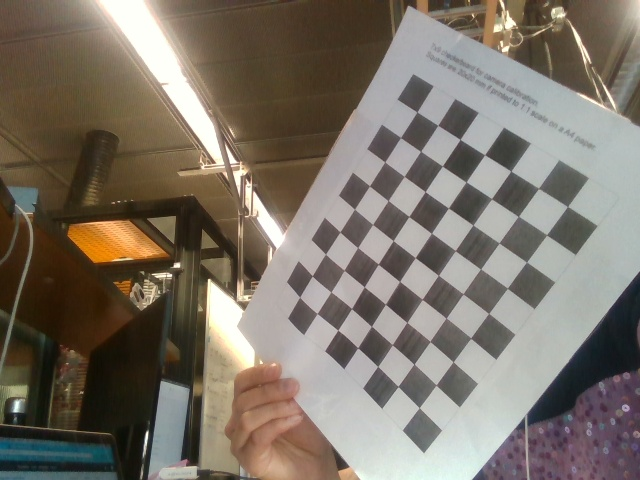
#> input picture IntelRealSense/checkerboard/master_1.jpg, 640 x 480 px; its folder holds only this picture in this run
$ jupyter execute --allow-errors 'checkerboard calibration.ipynb'   (shell and % lines are left out)
#> lines starting #> are read from the running program, lines starting #| are printed output that depends on the picture; after the words box and inside, x2 and y2 are one past the last pixel; in counts of white or black regions, pixels touching at a corner belong together
[cell 1]
import pyrealsense2 as rs
import matplotlib as plt
import cv2
import logging
import numpy as np
import time
import argparse
import glob

#> (a cell that did not finish here is left out)

#> (a cell that did not finish here is left out)

[cell 4]
#calculate extrinsic and intrinsic params from above checkerboards
#currently for camera1
criteria = (cv2.TERM_CRITERIA_EPS + cv2.TERM_CRITERIA_MAX_ITER, 30, 0.001)
#prepare object points
objp = np.zeros((7*9,3),np.float32)
objp[:,:2] = np.mgrid[0:7,0:9].T.reshape(-1,2)

#arrays to store object points and image points from all images
objpoints = []
masterimgpoints = []

path = '/home/alissa/IntelRealSense/checkerboard/'
images = glob.glob(path + '/master_*.jpg')

for fname in images:
    img = cv2.imread(fname)
#> img is the input picture: shape (480, 640, 3); mean B, G, R 103.9, 114.9, 123.6
    gray = cv2.cvtColor(img, cv2.COLOR_BGR2GRAY)
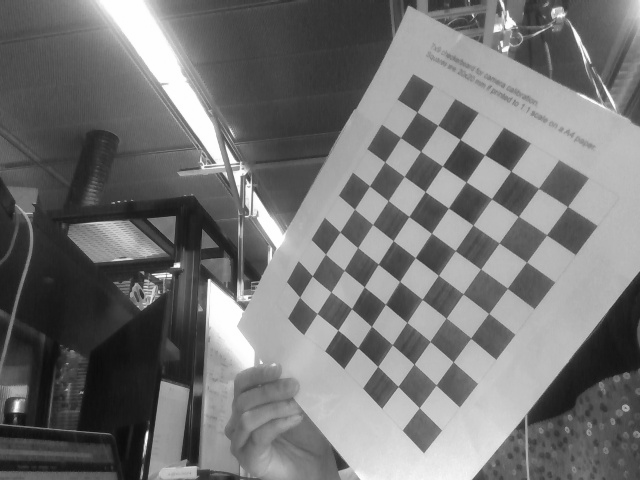
#> gray: shape (480, 640); min 12, max 255, mean 116.3
    #find chessboard corners
    ret, corners = cv2.findChessboardCorners(gray, (7,9),None)
#> ret = True; corners = 63 rows, first 8: [416.9, 111.9], [437.7, 125.4], [460.1, 139.4], [485, 154.4], [511, 171], [538.5, 188.2], [567.7, 206.5], [400.7, 137.5]
    #if found add object points, image points
    if ret == True:
        objpoints.append(objp)
        corners2 = cv2.cornerSubPix(gray, corners, (11,11),(-1,-1), criteria)
#> corners2 = 63 rows, first 8: [416.9, 112], [437.8, 125.3], [460.1, 139.4], [484.6, 154.8], [510.9, 171], [538.5, 188.4], [567.5, 206.5], [400.5, 137.5]
        masterimgpoints.append(corners2)
        #draw and display the corners
        img = cv2.drawChessboardCorners(img, (7,9), corners2, ret)
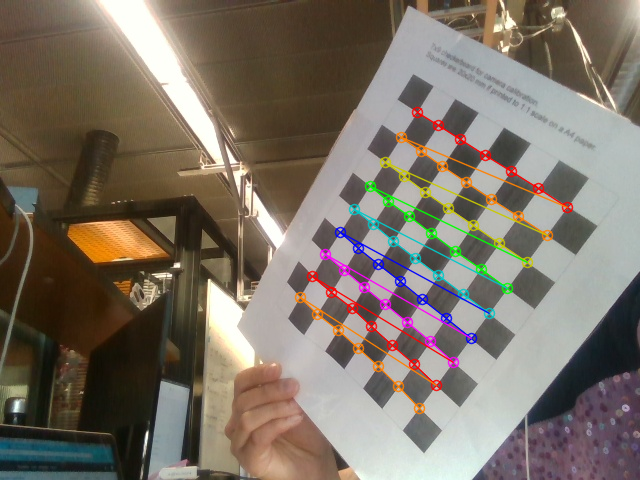
#> img: shape (480, 640, 3); 4% of pixels changed, all inside (x1, y1, x2, y2) = (294, 106, 574, 415)
        cv2.imshow('img', img)
        cv2.waitKey(500)
cv2.destroyAllWindows()

[cell 5]
#returns camera matrix, distortion coefficients, rotation, and translation vectors
ret1, mtx1, dist1, rvecs1, tvecs1 = cv2.calibrateCamera(objpoints, masterimgpoints, gray.shape[::-1], None, None)
#> ret1 = 0.801; mtx1 = [[1016.3, 0, 322.3], [0, 895.3, 216.5], [0, 0, 1]]; dist1 = [[-0.181, 7.84, -2.25e-05, 0.11, -118.6]]; rvecs1 = ([0.164, 0.756, 0.58],); tvecs1 = ([2.74, -3.6, 31.24],)

[cell 6]
#calculate extrinsic and intrinsic params from above checkerboards
#currently for one camera
criteria = (cv2.TERM_CRITERIA_EPS + cv2.TERM_CRITERIA_MAX_ITER, 30, 0.001)
#prepare object points
objp = np.zeros((7*9,3),np.float32)
objp[:,:2] = np.mgrid[0:7,0:9].T.reshape(-1,2)

#arrays to store object points and image points from all images
objpoints = []
slaveimgpoints = []

path = '/home/alissa/IntelRealSense/checkerboard/'
images = glob.glob(path + '/slave_*.jpg')

for fname in images:
    img = cv2.imread(fname)
    gray = cv2.cvtColor(img, cv2.COLOR_BGR2GRAY)
    #find chessboard corners
    ret, corners = cv2.findChessboardCorners(gray, (7,9),None)
    #if found add object points, image points
    if ret == True:
        objpoints.append(objp)
        corners2 = cv2.cornerSubPix(gray, corners, (11,11),(-1,-1), criteria)
        slaveimgpoints.append(corners2)
        #draw and display the corners
        img = cv2.drawChessboardCorners(img, (7,9), corners2, ret)
        cv2.imshow('img', img)
        cv2.waitKey(500)
cv2.destroyAllWindows()

#> (a cell that did not finish here is left out)

[cell 8]
gray.shape[::-1]
#> Out = (640, 480)

#> (a cell that did not finish here is left out)

[cell 10]
mtx1
#> Out = [[1016.3, 0, 322.3], [0, 895.3, 216.5], [0, 0, 1]]

$ run again, on IntelRealSense/checkerboard/master_2.jpg
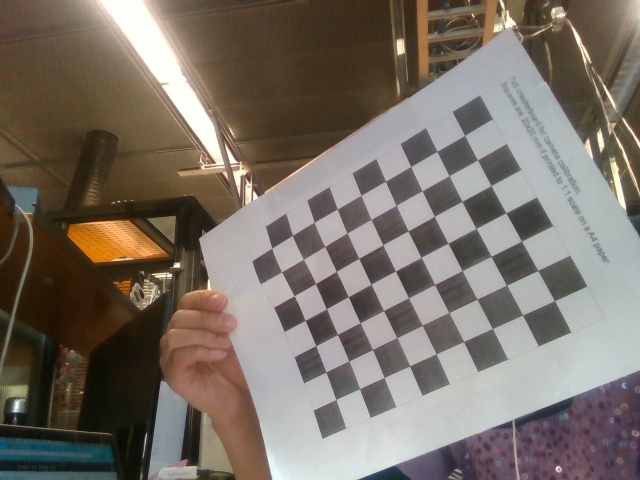
#> input picture IntelRealSense/checkerboard/master_2.jpg, 640 x 480 px
#> img is the input picture: shape (480, 640, 3); mean B, G, R 103, 112.3, 121.5
#> `gray = cv2.cvtColor(img, cv2.COLOR_BGR2GRAY)`:
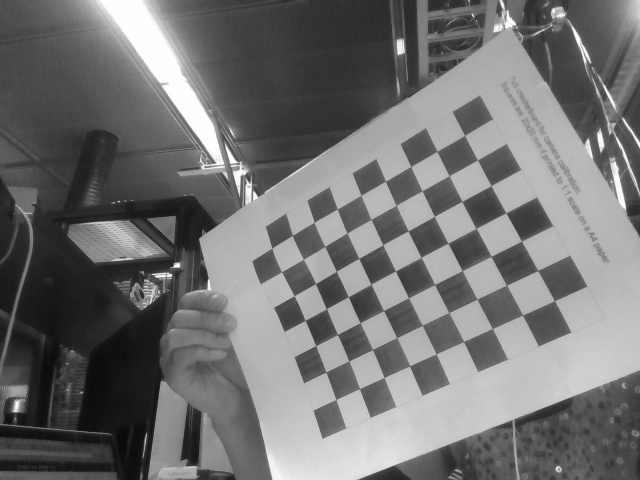
#> gray: shape (480, 640); min 9, max 255, mean 114
#> ret = True; corners = 63 rows, first 8: [464.8, 135.1], [477.6, 159.7], [491.1, 185.3], [506, 212.6], [521.9, 240.7], [538, 270.5], [554.6, 300.7], [437.2, 151.3]
#> corners2 = 63 rows, first 8: [464.6, 135.4], [477.5, 160], [491.1, 185.6], [505.8, 212.8], [521.6, 241], [537.7, 270.4], [554.5, 300.7], [436.9, 151.4]
#> `img = cv2.drawChessboardCorners(img, (7,9), corners2, ret)`:
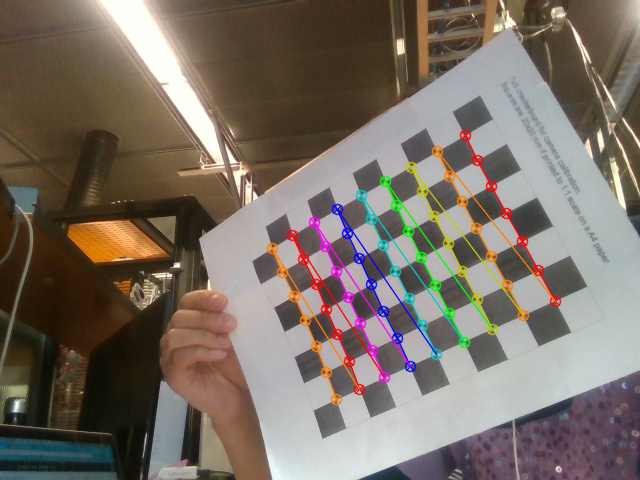
#> img: shape (480, 640, 3); 4.2% of pixels changed, all inside (x1, y1, x2, y2) = (266, 129, 562, 406)
#> ret1 = 0.78; mtx1 = [[1600.7, 0, 305.8], [0, 1158.9, 262.8], [0, 0, 1]]; dist1 = [[-1.11, 90.66, 0.0608, 0.123, -2127.7]]; rvecs1 = ([0.466, 0.81, 1.03],); tvecs1 = ([3.64, -4.24, 38.09],)
#> `mtx1`: Out has the same summary as mtx1

$ run again, on IntelRealSense/checkerboard/master_3.jpg
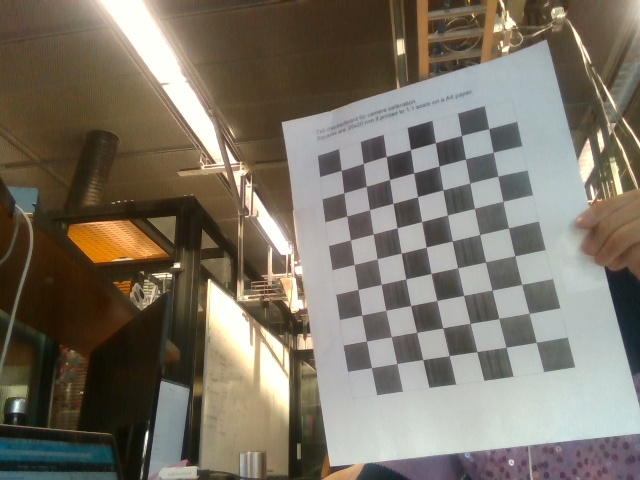
#> input picture IntelRealSense/checkerboard/master_3.jpg, 640 x 480 px
#> img is the input picture: shape (480, 640, 3); mean B, G, R 102.3, 115.3, 122.7
#> `gray = cv2.cvtColor(img, cv2.COLOR_BGR2GRAY)`:
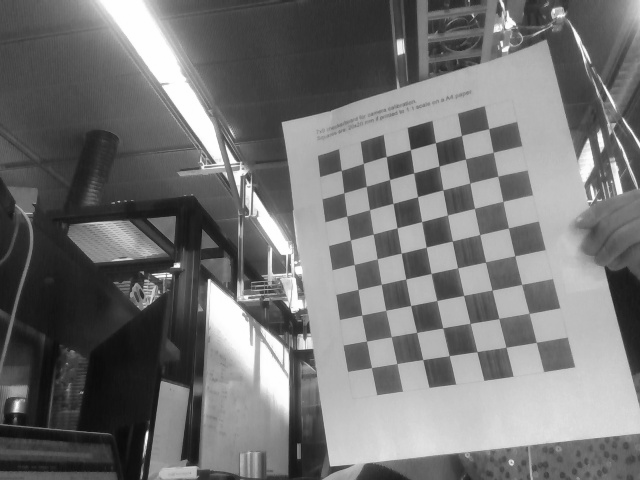
#> gray: shape (480, 640); min 10, max 255, mean 116
#> ret = True; corners = 63 rows, first 8: [341.2, 170.5], [363.6, 163.1], [386.2, 156.5], [410.7, 149.3], [435.4, 142.5], [461.5, 135.5], [489, 128.5], [344, 192.5]
#> corners2 = 63 rows, first 8: [341.3, 170.4], [363.3, 163.4], [386.3, 156.4], [410.4, 149.7], [435.4, 142.6], [461.4, 135.5], [488.6, 128.6], [343.8, 192.7]
#> `img = cv2.drawChessboardCorners(img, (7,9), corners2, ret)`:
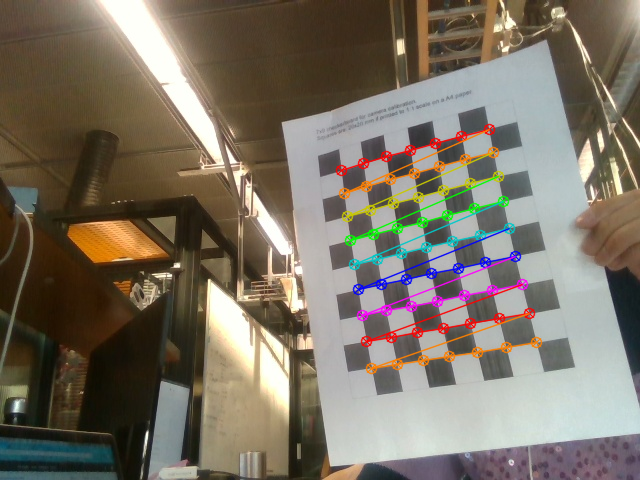
#> img: shape (480, 640, 3); 4.07% of pixels changed, all inside (x1, y1, x2, y2) = (335, 123, 543, 375)
#> ret1 = 0.445; mtx1 = [[1181.8, 0, 333.7], [0, 1281.4, 232.1], [0, 0, 1]]; dist1 = [[-3.79, 158.6, 0.114, 0.408, -2827.8]]; rvecs1 = ([-0.303, 0.37, -0.194],); tvecs1 = ([0.299, -2.51, 51.19],)
#> `mtx1`: Out has the same summary as mtx1

$ run again, on IntelRealSense/checkerboard/master_4.jpg
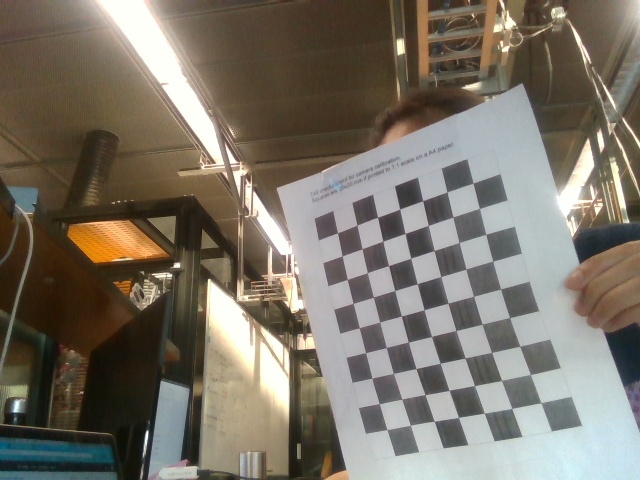
#> input picture IntelRealSense/checkerboard/master_4.jpg, 640 x 480 px
#> img is the input picture: shape (480, 640, 3); mean B, G, R 103.8, 115.4, 122.4
#> `gray = cv2.cvtColor(img, cv2.COLOR_BGR2GRAY)`:
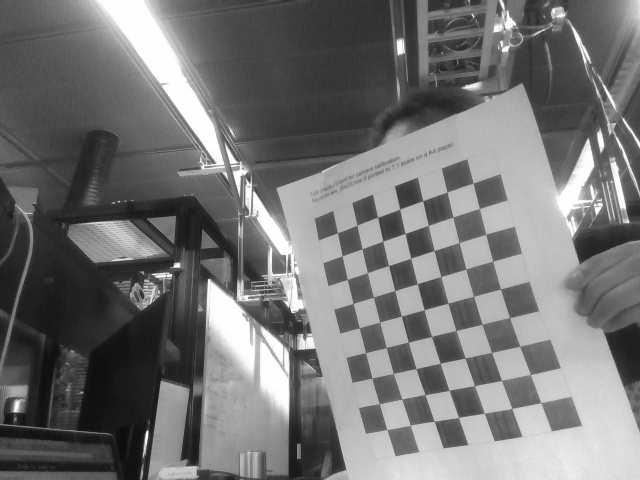
#> gray: shape (480, 640); min 11, max 255, mean 116.1
#> ret = True; corners = 63 rows, first 8: [337.5, 232.7], [357.1, 225.1], [377.7, 217.3], [399.8, 208.8], [422.8, 200.6], [447.4, 191.8], [473, 183.1], [342.3, 255.7]
#> corners2 = 63 rows, first 8: [337.5, 232.9], [357, 225.1], [377.6, 217.3], [399.7, 209.2], [422.6, 200.7], [447, 192], [473, 183.1], [342.2, 255.9]
#> `img = cv2.drawChessboardCorners(img, (7,9), corners2, ret)`:
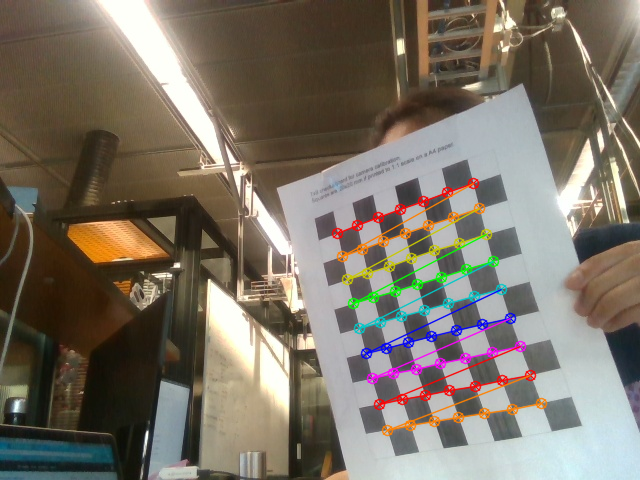
#> img: shape (480, 640, 3); 3.88% of pixels changed, all inside (x1, y1, x2, y2) = (331, 177, 548, 437)
#> ret1 = 0.565; mtx1 = [[338.1, 0, 296.4], [0, 481.1, 287.6], [0, 0, 1]]; dist1 = [[-0.598, 2.54, -0.0118, 0.334, -3.81]]; rvecs1 = ([-0.0898, -0.0303, -0.257],); tvecs1 = ([2.26, -2.25, 20.91],)
#> `mtx1`: Out = [[338.1, 0, 296.4], [0, 481.1, 287.6], [0, 0, 1]]

$ run again, on IntelRealSense/checkerboard/master_10.jpg
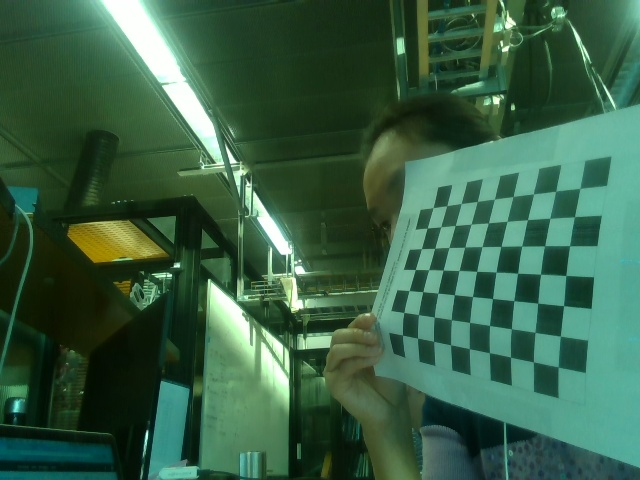
#> input picture IntelRealSense/checkerboard/master_10.jpg, 640 x 480 px
#> img is the input picture: shape (480, 640, 3); mean B, G, R 70.5, 96.4, 56.6
#> `gray = cv2.cvtColor(img, cv2.COLOR_BGR2GRAY)`:
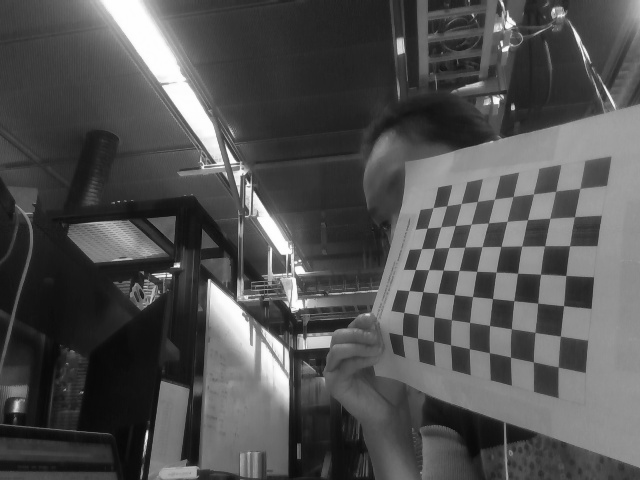
#> gray: shape (480, 640); min 7, max 255, mean 81.5
#> ret = True; corners = 63 rows, first 8: [579.7, 188.6], [574.5, 216.7], [569.6, 245.7], [565.7, 275.5], [563.6, 305.6], [560.4, 336], [558.3, 366.9], [555.5, 191.4]
#> corners2 = 63 rows, first 8: [579.9, 188.4], [574.5, 216.8], [569.5, 245.7], [565.9, 275.5], [563.6, 305.6], [560.3, 336.2], [558.1, 367], [555.7, 191.1]
#> `img = cv2.drawChessboardCorners(img, (7,9), corners2, ret)`:
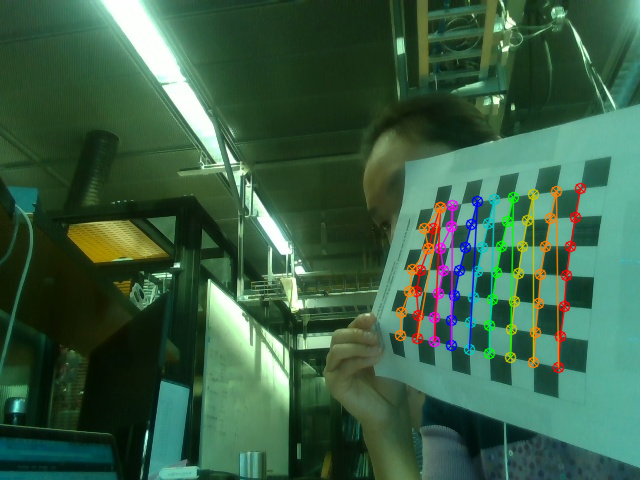
#> img: shape (480, 640, 3); 3.72% of pixels changed, all inside (x1, y1, x2, y2) = (394, 182, 587, 374)
#> ret1 = 3.19; mtx1 = [[524.1, 0, 362], [0, 708, 273.1], [0, 0, 1]]; dist1 = [[6.5, -46.91, 0.118, -0.141, 151.2]]; rvecs1 = ([0.315, 0.927, 1.62],); tvecs1 = ([9.6, -2.97, 27.89],)
#> `mtx1`: Out = [[524.1, 0, 362], [0, 708, 273.1], [0, 0, 1]]
